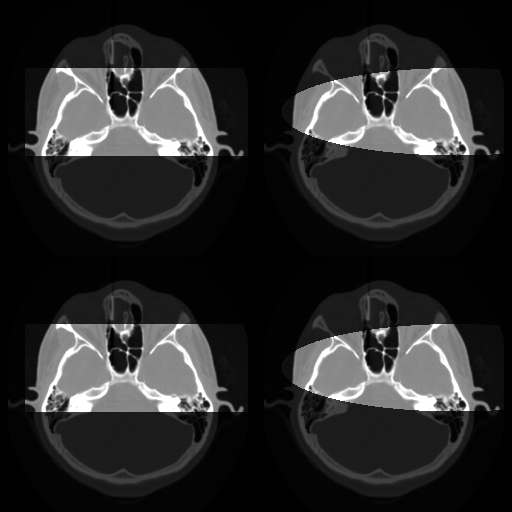

Reproduce this figure in Python.
#!/usr/bin/env python

# Test vtkROIStencilSource with ellipsoid, cylinder, and box shapes.

# Factory overrides
import vtkmodules.vtkInteractionStyle  # noqa: F401
import vtkmodules.vtkRenderingFreeType  # noqa: F401
import vtkmodules.vtkRenderingOpenGL2  # noqa: F401

import os

from vtkmodules.vtkIOImage import vtkPNGReader
from vtkmodules.vtkImagingCore import vtkImageShiftScale
from vtkmodules.vtkImagingStencil import (
    vtkImageStencil,
    vtkROIStencilSource,
)
from vtkmodules.vtkRenderingCore import (
    vtkActor2D,
    vtkImageMapper,
    vtkRenderWindow,
    vtkRenderWindowInteractor,
    vtkRenderer,
)

# Read image
reader = vtkPNGReader()
reader.SetDataSpacing(0.8, 0.8, 1.5)
reader.SetDataOrigin(0.0, 0.0, 0.0)
data_dir = os.environ.get("VPE_DATA_DIR", os.path.dirname(os.path.abspath(__file__)))

reader.SetFileName(os.path.join(data_dir, "fullhead15.png"))

# Dimmed background
shift_scale = vtkImageShiftScale()
shift_scale.SetInputConnection(reader.GetOutputPort())
shift_scale.SetScale(0.2)
shift_scale.Update()

# Ellipsoid ROI
roi_stencil1 = vtkROIStencilSource()
roi_stencil1.SetShapeToEllipsoid()
roi_stencil1.SetBounds(20, 300, 80, 150, 0, 0)
roi_stencil1.SetInformationInput(reader.GetOutput())

# Cylinder X ROI
roi_stencil2 = vtkROIStencilSource()
roi_stencil2.SetShapeToCylinderX()
roi_stencil2.SetBounds(20, 300, 80, 150, 0, 0)
roi_stencil2.SetInformationInput(reader.GetOutput())

# Cylinder Z ROI
roi_stencil3 = vtkROIStencilSource()
roi_stencil3.SetShapeToCylinderZ()
roi_stencil3.SetBounds(20, 300, 80, 150, 0, 0)
roi_stencil3.SetInformationInput(reader.GetOutput())

# Box ROI
roi_stencil4 = vtkROIStencilSource()
roi_stencil4.SetShapeToBox()
roi_stencil4.SetBounds(20, 300, 80, 150, 0, 0)
roi_stencil4.SetInformationInput(reader.GetOutput())

# Apply stencils
stencil1 = vtkImageStencil()
stencil1.SetInputConnection(reader.GetOutputPort())
stencil1.SetBackgroundInputData(shift_scale.GetOutput())
stencil1.SetStencilConnection(roi_stencil1.GetOutputPort())

stencil2 = vtkImageStencil()
stencil2.SetInputConnection(reader.GetOutputPort())
stencil2.SetBackgroundInputData(shift_scale.GetOutput())
stencil2.SetStencilConnection(roi_stencil2.GetOutputPort())

stencil3 = vtkImageStencil()
stencil3.SetInputConnection(reader.GetOutputPort())
stencil3.SetBackgroundInputData(shift_scale.GetOutput())
stencil3.SetStencilConnection(roi_stencil3.GetOutputPort())

stencil4 = vtkImageStencil()
stencil4.SetInputConnection(reader.GetOutputPort())
stencil4.SetBackgroundInputData(shift_scale.GetOutput())
stencil4.SetStencilConnection(roi_stencil4.GetOutputPort())

# Mapper + Actor pairs
mapper_0 = vtkImageMapper()
mapper_0.SetInputConnection(stencil1.GetOutputPort())
mapper_0.SetColorWindow(2000)
mapper_0.SetColorLevel(1000)
mapper_0.SetZSlice(0)

actor_0 = vtkActor2D()
actor_0.SetMapper(mapper_0)

mapper_1 = vtkImageMapper()
mapper_1.SetInputConnection(stencil2.GetOutputPort())
mapper_1.SetColorWindow(2000)
mapper_1.SetColorLevel(1000)
mapper_1.SetZSlice(0)

actor_1 = vtkActor2D()
actor_1.SetMapper(mapper_1)

mapper_2 = vtkImageMapper()
mapper_2.SetInputConnection(stencil3.GetOutputPort())
mapper_2.SetColorWindow(2000)
mapper_2.SetColorLevel(1000)
mapper_2.SetZSlice(0)

actor_2 = vtkActor2D()
actor_2.SetMapper(mapper_2)

mapper_3 = vtkImageMapper()
mapper_3.SetInputConnection(stencil4.GetOutputPort())
mapper_3.SetColorWindow(2000)
mapper_3.SetColorLevel(1000)
mapper_3.SetZSlice(0)

actor_3 = vtkActor2D()
actor_3.SetMapper(mapper_3)

# Renderers in four viewports
renderer_0 = vtkRenderer()
renderer_0.AddViewProp(actor_0)
renderer_0.SetViewport(0.5, 0.0, 1.0, 0.5)

renderer_1 = vtkRenderer()
renderer_1.AddViewProp(actor_1)
renderer_1.SetViewport(0.0, 0.0, 0.5, 0.5)

renderer_2 = vtkRenderer()
renderer_2.AddViewProp(actor_2)
renderer_2.SetViewport(0.5, 0.5, 1.0, 1.0)

renderer_3 = vtkRenderer()
renderer_3.AddViewProp(actor_3)
renderer_3.SetViewport(0.0, 0.5, 0.5, 1.0)

# Window
render_window = vtkRenderWindow()
render_window.AddRenderer(renderer_0)
render_window.AddRenderer(renderer_1)
render_window.AddRenderer(renderer_2)
render_window.AddRenderer(renderer_3)
render_window.SetSize(512, 512)
render_window.SetWindowName("roi stencil")

# Interactor
interactor = vtkRenderWindowInteractor()
interactor.SetRenderWindow(render_window)

interactor.Initialize()
interactor.Start()
